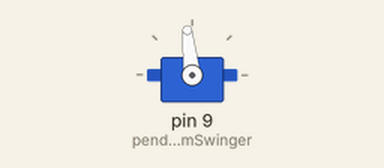
Recording of a sketch running on a simulated Arduino Uno, built with avr-gcc and run on an emulated ATmega328P. Parts: servo. What the sketch prints to the serial monitor is not drawn.

Above: at 0.05 s.
At 0.65 s:
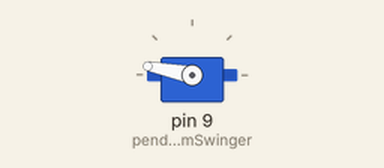
At 1.3 s:
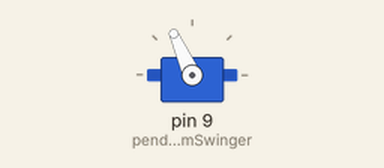
At 2.8 s:
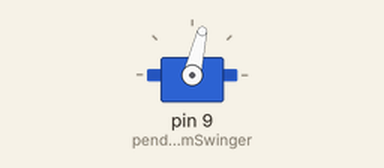
Timing chart, 0 to 6.6 s (numbered marks = the images above):
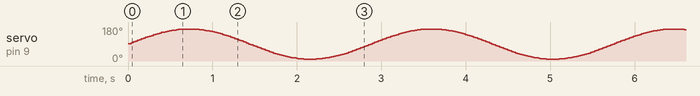

The sketch:

HarmonicMotionServo.ino
```cpp
#include <Servo.h>

#define SERVO_PIN 9
#define RAD2GRAD 57.295779513

Servo pendulumSwinger;  // create servo object to control a servo
float  angle = 0;
float  sen = 0;
float degree = 0;

void setup() {
  Serial.begin(57600);

  pendulumSwinger.attach(9);

}

void loop(){

  swingPendulum();

}

void swingPendulum() {
  for (int i = 0; i < 360; i++) {
    angle = i;
    sen = sin((angle/RAD2GRAD));
    Serial.print("sin of angle = ");
    Serial.println(sen);
    degree = ((sen * 80) + 90);
    Serial.print("degree of angle = ");
    Serial.println(degree);
    pendulumSwinger.write(degree);
  }

}
```
